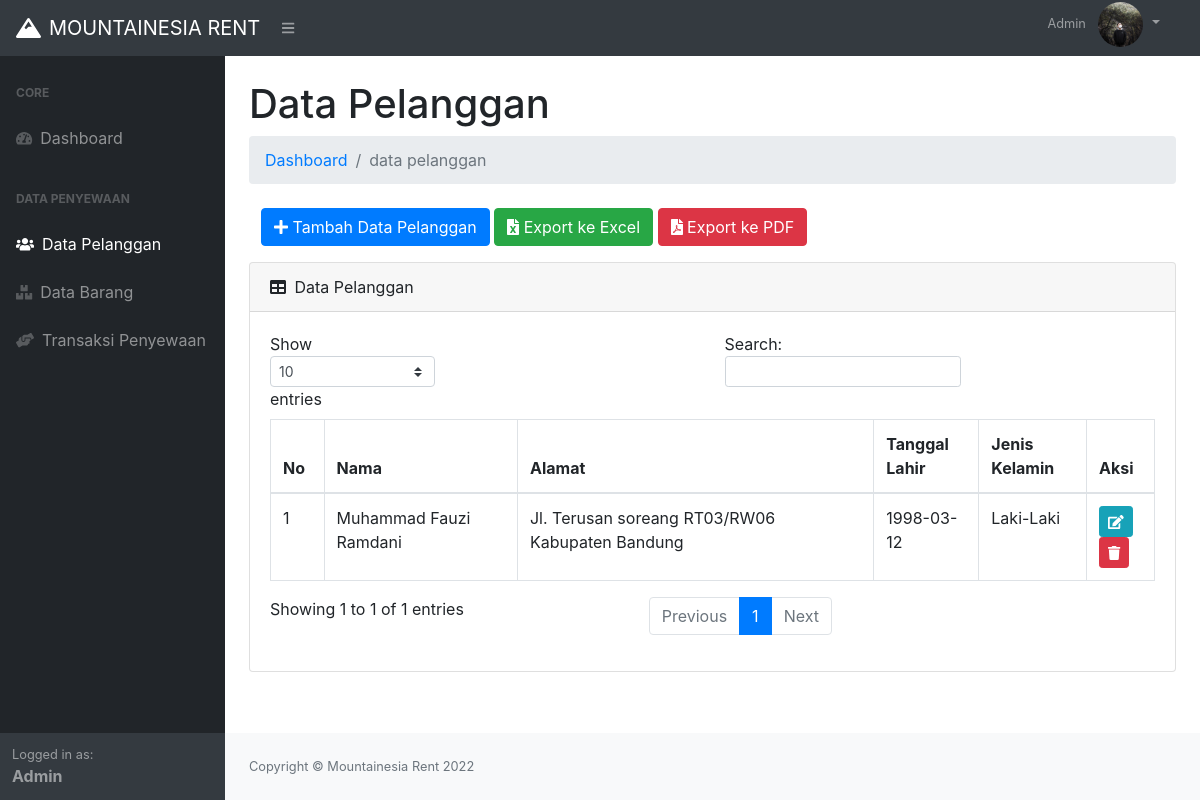
The page /index.php?p=pelanggan (signed in) on the database as committed earlier.
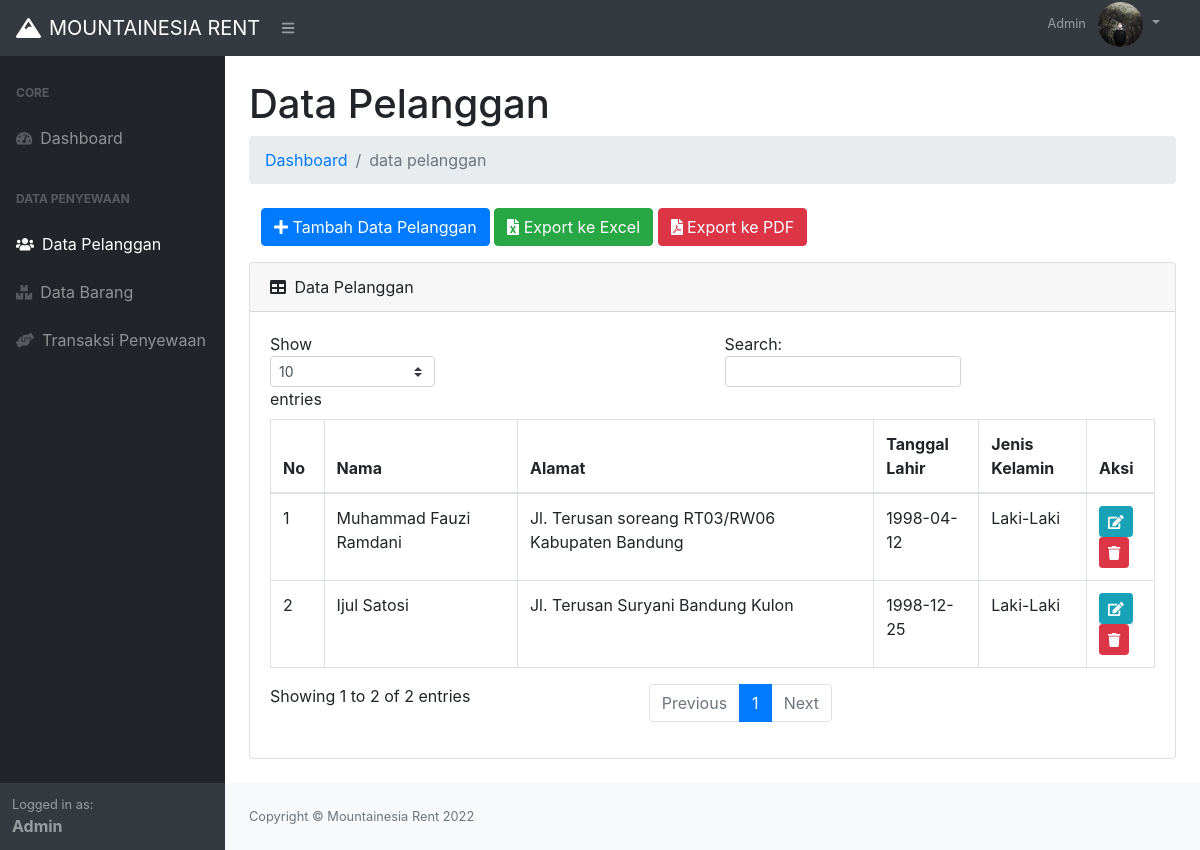
The same page on the database as committed later.
### tables this page shows
CREATE TABLE `tb_pelanggan` (
  `idpelanggan` int(11) NOT NULL,
  `nama_pelanggan` varchar(50) NOT NULL,
  `alamat` varchar(255) NOT NULL,
  `tgl_lahir` date NOT NULL,
  `jk` enum('L','P') NOT NULL
);

### page/pelanggan/pelanggan.php (the view)
<?php
$sqlPelanggan = $conn->query("SELECT * FROM tb_pelanggan ORDER BY nama_pelanggan DESC") or die(mysqli_error($conn));
?>
<h1 class="mt-4">Data Pelanggan</h1>
<ol class="breadcrumb mb-4">
    <li class="breadcrumb-item"><a href="index.php">Dashboard</a></li>
    <li class="breadcrumb-item active">data pelanggan</li>
</ol>
<div class="col-md-12">
    <a href="?p=pelanggan&aksi=tambah" class="btn btn-primary mb-3"><i class="fa fa-plus"></i> Tambah Data Pelanggan</a>
    <a href="./laporan/laporan_pelanggan_excel.php" target="_blank" class="btn btn-success mb-3"><i class="fa fa-file-excel"></i>
 Export ke Excel</a>
 <a href="./laporan/laporan_pelanggan_pdf.php" target="_blank" class="btn btn-danger mb-3"><i class="fa fa-file-pdf"></i>
 Export ke PDF</a>
</div>
<div class="card mb-4">
    <div class="card-header">
        <i class="fas fa-table mr-1"></i>
        Data Pelanggan
    </div>
    <div class="card-body">
        <div class="table-responsive">
            <table class="table table-bordered" id="dataTable" width="100%" cellspacing="0">
                <thead>
                    <tr>
                        <th>No</th>
                        <th>Nama</th>
                        <th>Alamat</th>
                        <th>Tanggal Lahir</th>
                        <th>Jenis Kelamin</th>
                        <th>Aksi</th>
                    </tr>
                </thead>
                <tbody>
                    <?php
                    $no = 1;
                    while ($pecahPelanggan = $sqlPelanggan->fetch_assoc()) {
                    $jk = ($pecahPelanggan['jk'] == 'L') ? 'Laki-Laki' : 'Perempuan';
                    ?>
                    <tr>
                        <td><?= $no++; ?></td>
                        <td><?= $pecahPelanggan['nama_pelanggan']; ?></td>
                        <td><?= $pecahPelanggan['alamat']; ?></td>
                        <td><?= $pecahPelanggan['tgl_lahir']; ?></td>
                        <td><?= $jk; ?></td>
                        <td>
                            <a href="?p=pelanggan&aksi=ubah&id=<?= $pecahPelanggan['idpelanggan']; ?>" class="btn btn-info btn-sm"><i class="fa fa-edit"></i></a>
                            <a href="javascript:;" class="btn btn-danger btn-sm"><i class="fa fa-trash" onclick="confirmation('?p=pelanggan&aksi=hapus&id=<?= $pecahPelanggan['idpelanggan']; ?>')"></i></a>
                        </td>
                    </tr>
                    <?php } ?>
                </tbody>
            </table>
        </div>
    </div>
</div>

Rows that differ between the two databases and show on the page:
changed tb_pelanggan "Muhammad Fauzi Ramdani": tgl_lahir "1998-03-12" → "1998-04-12"
added tb_pelanggan: nama_pelanggan "Ijul Satosi", alamat "Jl. Terusan Suryani Bandung Kulon", tgl_lahir "1998-12-25", jk "Laki-Laki"
Other text that changed with them:
text written by a page script: "Show entries Search: Showing 1 to 1 of 1 entries Previous 1 Next" → "Show entries Search: Showing 1 to 2 of 2 entries Previous 1 Next"
